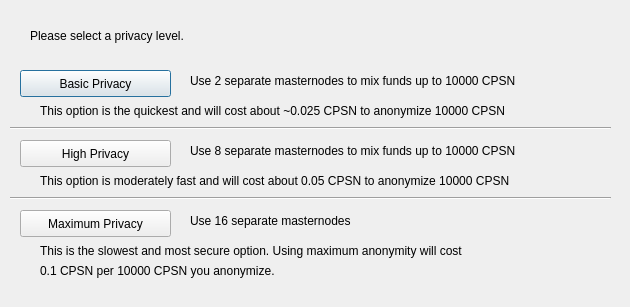
<?xml version="1.0" encoding="UTF-8"?>
<ui version="4.0">
 <class>DarksendConfig</class>
 <widget class="QDialog" name="DarksendConfig">
  <property name="geometry">
   <rect>
    <x>0</x>
    <y>0</y>
    <width>630</width>
    <height>307</height>
   </rect>
  </property>
  <property name="windowTitle">
   <string>Configure Darksend</string>
  </property>
  <widget class="QPushButton" name="buttonBasic">
   <property name="geometry">
    <rect>
     <x>20</x>
     <y>70</y>
     <width>151</width>
     <height>27</height>
    </rect>
   </property>
   <property name="text">
    <string>Basic Privacy</string>
   </property>
  </widget>
  <widget class="QPushButton" name="buttonHigh">
   <property name="geometry">
    <rect>
     <x>20</x>
     <y>140</y>
     <width>151</width>
     <height>27</height>
    </rect>
   </property>
   <property name="text">
    <string>High Privacy</string>
   </property>
  </widget>
  <widget class="QPushButton" name="buttonMax">
   <property name="geometry">
    <rect>
     <x>20</x>
     <y>210</y>
     <width>151</width>
     <height>27</height>
    </rect>
   </property>
   <property name="text">
    <string>Maximum Privacy</string>
   </property>
  </widget>
  <widget class="QLabel" name="label">
   <property name="geometry">
    <rect>
     <x>30</x>
     <y>20</y>
     <width>571</width>
     <height>31</height>
    </rect>
   </property>
   <property name="text">
    <string>Please select a privacy level.</string>
   </property>
  </widget>
  <widget class="QLabel" name="label_2">
   <property name="geometry">
    <rect>
     <x>190</x>
     <y>70</y>
     <width>421</width>
     <height>21</height>
    </rect>
   </property>
   <property name="text">
    <string>Use 2 separate masternodes to mix funds up to 10000 CPSN</string>
   </property>
  </widget>
  <widget class="QLabel" name="label_3">
   <property name="geometry">
    <rect>
     <x>190</x>
     <y>140</y>
     <width>411</width>
     <height>21</height>
    </rect>
   </property>
   <property name="text">
    <string>Use 8 separate masternodes to mix funds up to 10000 CPSN</string>
   </property>
  </widget>
  <widget class="QLabel" name="label_4">
   <property name="geometry">
    <rect>
     <x>190</x>
     <y>210</y>
     <width>421</width>
     <height>21</height>
    </rect>
   </property>
   <property name="text">
    <string>Use 16 separate masternodes</string>
   </property>
  </widget>
  <widget class="QLabel" name="label_6">
   <property name="geometry">
    <rect>
     <x>40</x>
     <y>100</y>
     <width>561</width>
     <height>21</height>
    </rect>
   </property>
   <property name="text">
    <string>This option is the quickest and will cost about ~0.025 CPSN to anonymize 10000 CPSN</string>
   </property>
  </widget>
  <widget class="QLabel" name="label_7">
   <property name="geometry">
    <rect>
     <x>40</x>
     <y>170</y>
     <width>561</width>
     <height>21</height>
    </rect>
   </property>
   <property name="text">
    <string>This option is moderately fast and will cost about 0.05 CPSN to anonymize 10000 CPSN</string>
   </property>
  </widget>
  <widget class="QLabel" name="label_8">
   <property name="geometry">
    <rect>
     <x>40</x>
     <y>240</y>
     <width>561</width>
     <height>21</height>
    </rect>
   </property>
   <property name="text">
    <string>This is the slowest and most secure option. Using maximum anonymity will cost</string>
   </property>
  </widget>
  <widget class="QLabel" name="label_9">
   <property name="geometry">
    <rect>
     <x>40</x>
     <y>260</y>
     <width>561</width>
     <height>21</height>
    </rect>
   </property>
   <property name="text">
    <string>0.1 CPSN per 10000 CPSN you anonymize.</string>
   </property>
  </widget>
  <widget class="Line" name="line">
   <property name="geometry">
    <rect>
     <x>10</x>
     <y>120</y>
     <width>601</width>
     <height>16</height>
    </rect>
   </property>
   <property name="orientation">
    <enum>Qt::Horizontal</enum>
   </property>
  </widget>
  <widget class="Line" name="line_2">
   <property name="geometry">
    <rect>
     <x>10</x>
     <y>190</y>
     <width>601</width>
     <height>16</height>
    </rect>
   </property>
   <property name="orientation">
    <enum>Qt::Horizontal</enum>
   </property>
  </widget>
 </widget>
 <resources/>
 <connections/>
</ui>
